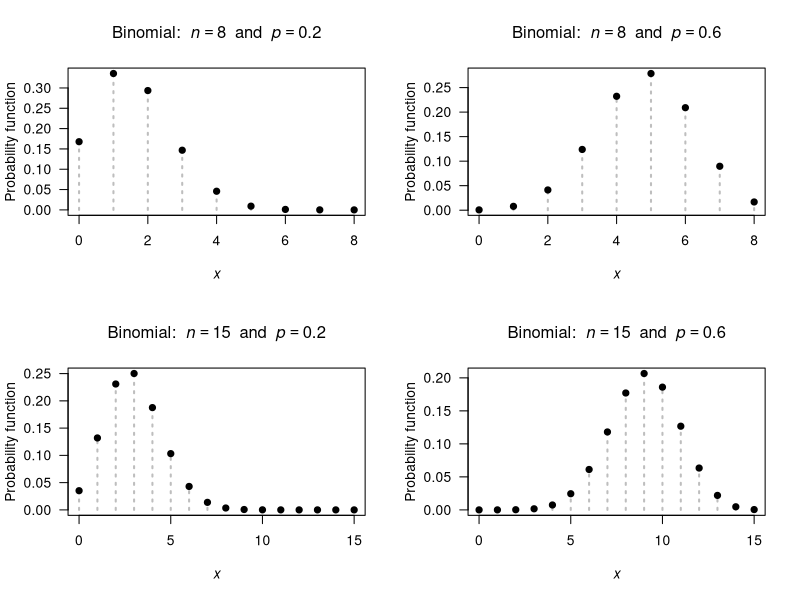

Write the R code that produced this figure.
## ---- chunk 1
par( mfrow = c(2, 2))

n <- c(8, 8, 
       15, 15)
prob <- c(0.2, 0.6, 
          0.2, 0.6)

for (i in (1:4)) {
  ni <- n[i]
  probi <- prob[i]
  x <-  0:ni
  y <- dbinom(x, 
              size = ni,
              prob = probi)
  
   plot( x = x,
         y = y,
         xlab = expression(italic(x)),
         ylab = "Probability function",
         main = bquote("Binomial: " ~ italic(n) == .(ni) ~ " and " ~ italic(p) == .(probi)),
         las = 1,
         lty = 3,
         lwd = 2,
         col = "grey",
         type = "h")
  points(x = x,
         y = y,
         pch = 19)
}
